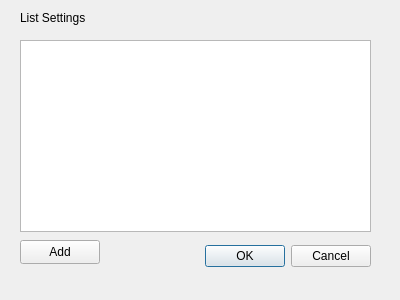
<?xml version="1.0" encoding="UTF-8"?>
<ui version="4.0">
 <class>ListSettings</class>
 <widget class="QDialog" name="ListSettings">
  <property name="geometry">
   <rect>
    <x>0</x>
    <y>0</y>
    <width>400</width>
    <height>300</height>
   </rect>
  </property>
  <property name="windowTitle">
   <string>Dialog</string>
  </property>
  <widget class="QDialogButtonBox" name="buttonBox">
   <property name="geometry">
    <rect>
     <x>30</x>
     <y>240</y>
     <width>341</width>
     <height>32</height>
    </rect>
   </property>
   <property name="orientation">
    <enum>Qt::Horizontal</enum>
   </property>
   <property name="standardButtons">
    <set>QDialogButtonBox::Cancel|QDialogButtonBox::Ok</set>
   </property>
  </widget>
  <widget class="QLabel" name="label">
   <property name="geometry">
    <rect>
     <x>20</x>
     <y>10</y>
     <width>81</width>
     <height>16</height>
    </rect>
   </property>
   <property name="text">
    <string>List Settings</string>
   </property>
  </widget>
  <widget class="QListView" name="listView">
   <property name="geometry">
    <rect>
     <x>20</x>
     <y>40</y>
     <width>351</width>
     <height>192</height>
    </rect>
   </property>
  </widget>
  <widget class="QPushButton" name="Add">
   <property name="geometry">
    <rect>
     <x>20</x>
     <y>240</y>
     <width>80</width>
     <height>24</height>
    </rect>
   </property>
   <property name="text">
    <string>Add</string>
   </property>
  </widget>
 </widget>
 <resources/>
 <connections>
  <connection>
   <sender>buttonBox</sender>
   <signal>accepted()</signal>
   <receiver>ListSettings</receiver>
   <slot>accept()</slot>
   <hints>
    <hint type="sourcelabel">
     <x>248</x>
     <y>254</y>
    </hint>
    <hint type="destinationlabel">
     <x>157</x>
     <y>274</y>
    </hint>
   </hints>
  </connection>
  <connection>
   <sender>buttonBox</sender>
   <signal>rejected()</signal>
   <receiver>ListSettings</receiver>
   <slot>reject()</slot>
   <hints>
    <hint type="sourcelabel">
     <x>316</x>
     <y>260</y>
    </hint>
    <hint type="destinationlabel">
     <x>286</x>
     <y>274</y>
    </hint>
   </hints>
  </connection>
 </connections>
</ui>
